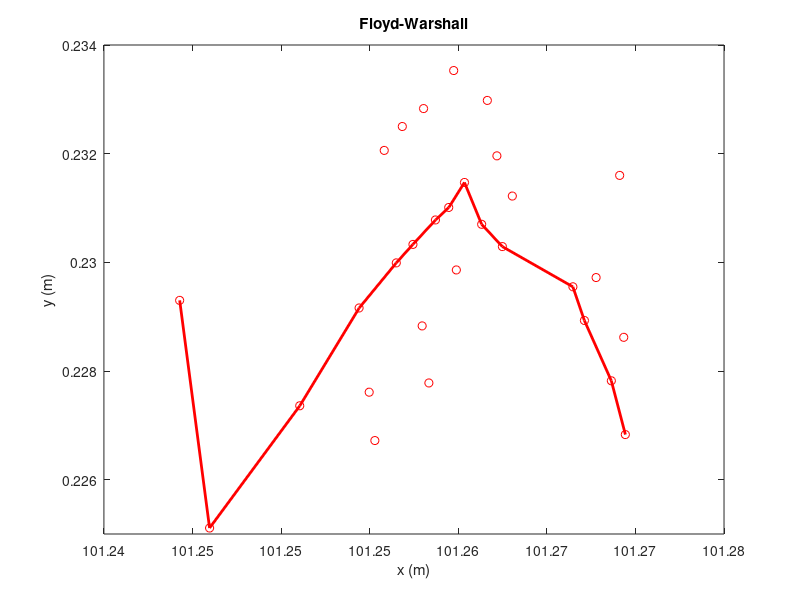

MATLAB code to generate this figure:
% clc;
% close all;
clear all;

load('dataset');
map=zeros(30,30);
for i=1:length(s)
    map(s(i),t(i))=w(i);
     map(t(i),s(i))=w(i);
end
map;
for i=1:30
    for j=1:30
        if map(i,j)==0 & i~=j
            map(i,j)=inf;
        end
    end
end
map;
position=[crdt(:,2)';crdt(:,3)'];

AdjMax=map;
N=min(length(AdjMax(:,1)),length(AdjMax(1,:)));
P=-1*ones(N,N);
S=AdjMax;

tstart=tic;
for k=1:N
    for i=1:N
        for j=1:N
            if S(i,k)==inf
                continue;
            end
            if S(k,j)==inf
                continue;
            end
            if S(i,j)>S(i,k)+S(k,j)
                if P(i,k)==-1
                    P(i,j)=k;
                else
                    P(i,j)=P(i,k);
                end
                S(i,j)=S(i,k)+S(k,j);
            end
        end
    end
end

s=1;
t=30;
if P(s,t)==-1
    P = [];
    %     disp('Tidak terhubung')
    rute=[];
    waktu=inf;
    jarak=[];
else
    index = 1;
    p= s;
    so=1;
    s=so;
    while s ~= t
        index = index + 1;
        s = P(s, t);
        if s==-1
            s=t;
            p=[p s];
            break
        else
            p=[p s];
        end
    end
    rute=p;
    waktu=toc(tic);
    jarak=S(1,30);
    %     disp('Terhubung');
end

disp(' ')
disp('------------------------')
disp('Algoritma Floyd Warshall')
disp('------------------------')

jarak
L=rute
position=[crdt(:,2)';crdt(:,3)'];
jumlahnode=30;
figure;

plot(position(1,:),position(2,:),'ro');
title('Network');
xlabel('x (m)');
ylabel('y (m)');
axis([101.24 101.275 0.225 0.234])

%texting
for i=1:jumlahnode
    text(position(1,i),position(2,i)+0.5,num2str(i));
end

for i=1:length(s)
    line([position(1,s(i)),position(1,t(i))],[position(2,s(i)),position(2,t(i))]);
end


for i=1:length(L)-1
    line([position(1,L(i)),position(1,L(i+1))],[position(2,L(i)),position(2,L(i+1))],'Color','red','LineWidth',2);
end
title('Floyd-Warshall')
